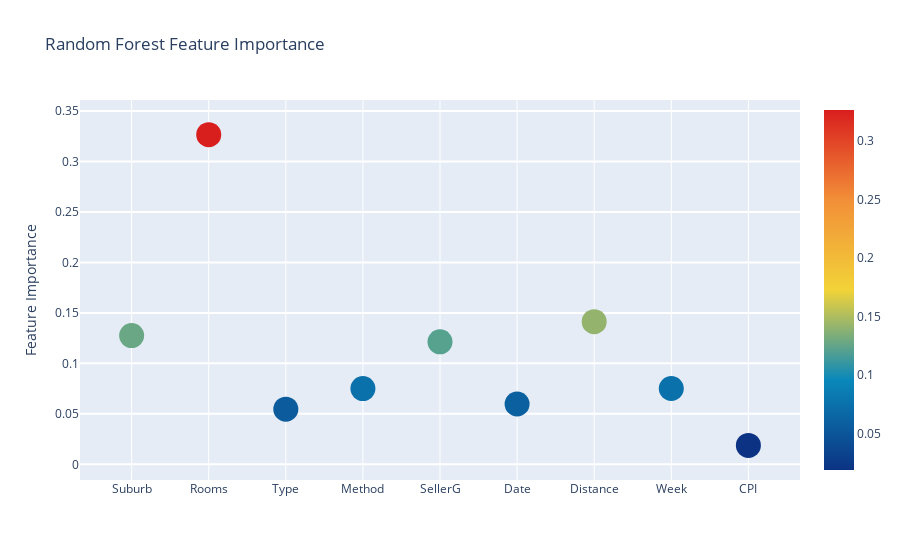
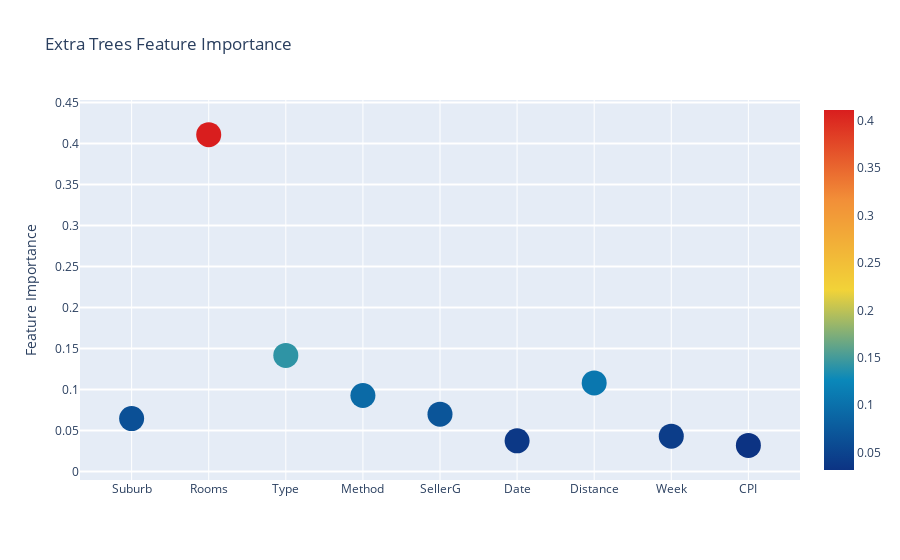
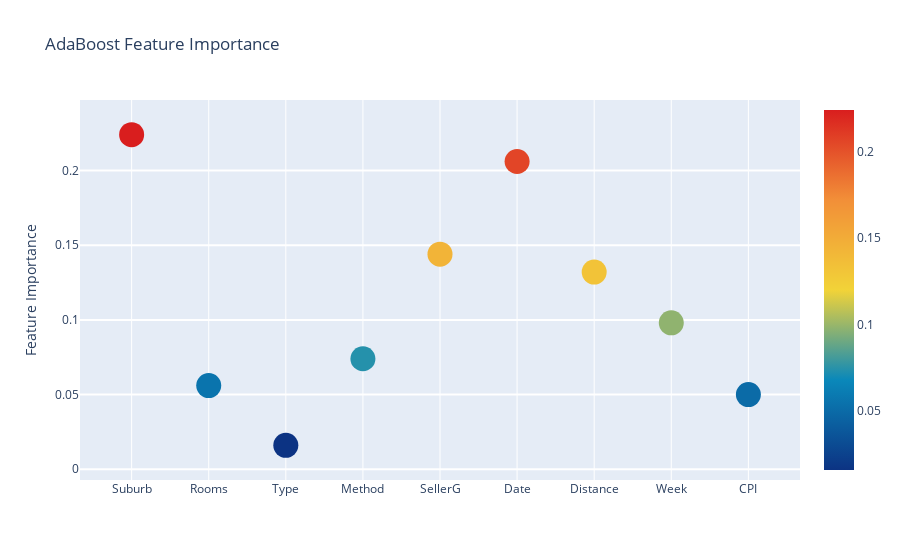
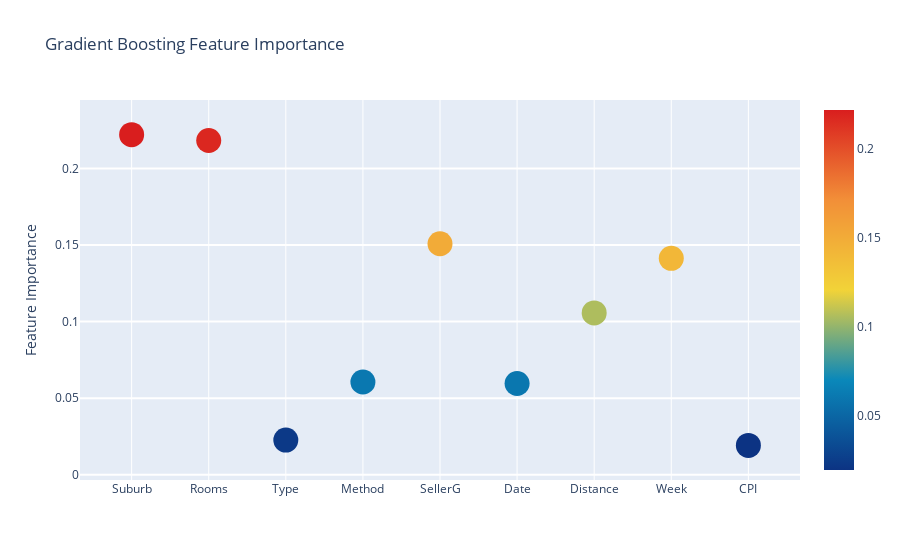

The cell these charts' notebook holds for them, in order:
### Code cell
# Scatter plot 
trace = go.Scatter(
    y = feature_dataframe['Random Forest feature importances'].values,
    x = feature_dataframe['features'].values,
    mode='markers',
    marker=dict(
        sizemode = 'diameter',
        sizeref = 1,
        size = 25,
#       size= feature_dataframe['AdaBoost feature importances'].values,
        #color = np.random.randn(500), #set color equal to a variable
        color = feature_dataframe['Random Forest feature importances'].values,
        colorscale='Portland',
        showscale=True
    ),
    text = feature_dataframe['features'].values
)
data = [trace]

layout= go.Layout(
    autosize= True,
    title= 'Random Forest Feature Importance',
    hovermode= 'closest',
#     xaxis= dict(
#         title= 'Pop',
#         ticklen= 5,
#         zeroline= False,
#         gridwidth= 2,
#     ),
    yaxis=dict(
        title= 'Feature Importance',
        ticklen= 5,
        gridwidth= 2
    ),
    showlegend= False
)
fig = go.Figure(data=data, layout=layout)
py.iplot(fig,filename='scatter2010')

# Scatter plot 
trace = go.Scatter(
    y = feature_dataframe['Extra Trees  feature importances'].values,
    x = feature_dataframe['features'].values,
    mode='markers',
    marker=dict(
        sizemode = 'diameter',
        sizeref = 1,
        size = 25,
#       size= feature_dataframe['AdaBoost feature importances'].values,
        #color = np.random.randn(500), #set color equal to a variable
        color = feature_dataframe['Extra Trees  feature importances'].values,
        colorscale='Portland',
        showscale=True
    ),
    text = feature_dataframe['features'].values
)
data = [trace]

layout= go.Layout(
    autosize= True,
    title= 'Extra Trees Feature Importance',
    hovermode= 'closest',
#     xaxis= dict(
#         title= 'Pop',
#         ticklen= 5,
#         zeroline= False,
#         gridwidth= 2,
#     ),
    yaxis=dict(
        title= 'Feature Importance',
        ticklen= 5,
        gridwidth= 2
    ),
    showlegend= False
)
fig = go.Figure(data=data, layout=layout)
py.iplot(fig,filename='scatter2010')

# Scatter plot 
trace = go.Scatter(
    y = feature_dataframe['AdaBoost feature importances'].values,
    x = feature_dataframe['features'].values,
    mode='markers',
    marker=dict(
        sizemode = 'diameter',
        sizeref = 1,
        size = 25,
#       size= feature_dataframe['AdaBoost feature importances'].values,
        #color = np.random.randn(500), #set color equal to a variable
        color = feature_dataframe['AdaBoost feature importances'].values,
        colorscale='Portland',
        showscale=True
    ),
    text = feature_dataframe['features'].values
)
data = [trace]

layout= go.Layout(
    autosize= True,
    title= 'AdaBoost Feature Importance',
    hovermode= 'closest',
#     xaxis= dict(
#         title= 'Pop',
#         ticklen= 5,
#         zeroline= False,
#         gridwidth= 2,
#     ),
    yaxis=dict(
        title= 'Feature Importance',
        ticklen= 5,
        gridwidth= 2
    ),
    showlegend= False
)
fig = go.Figure(data=data, layout=layout)
py.iplot(fig,filename='scatter2010')

# Scatter plot 
trace = go.Scatter(
    y = feature_dataframe['Gradient Boost feature importances'].values,
    x = feature_dataframe['features'].values,
    mode='markers',
    marker=dict(
        sizemode = 'diameter',
        sizeref = 1,
        size = 25,
#       size= feature_dataframe['AdaBoost feature importances'].values,
        #color = np.random.randn(500), #set color equal to a variable
        color = feature_dataframe['Gradient Boost feature importances'].values,
        colorscale='Portland',
        showscale=True
    ),
    text = feature_dataframe['features'].values
)
data = [trace]

layout= go.Layout(
    autosize= True,
    title= 'Gradient Boosting Feature Importance',
    hovermode= 'closest',
#     xaxis= dict(
#         title= 'Pop',
#         ticklen= 5,
#         zeroline= False,
#         gridwidth= 2,
#     ),
    yaxis=dict(
        title= 'Feature Importance',
        ticklen= 5,
        gridwidth= 2
    ),
    showlegend= False
)
fig = go.Figure(data=data, layout=layout)
py.iplot(fig,filename='scatter2010')

### Figure 1 — Plotly figure (JSON) as saved in the notebook; plotly's stock layout.template omitted (floating-point values rounded to 4 significant figures)
{"data": [{"text": ["Suburb", "Rooms", "Type", "Method", "SellerG", "Date", "Distance", "Week", "CPI"], "y": [0.1275, 0.3265, 0.05462, 0.07505, 0.1214, 0.05972, 0.1413, 0.07513, 0.01877], "mode": "markers", "marker": {"sizeref": 1, "colorscale": [[0, "rgb(12,51,131)"], [0.25, "rgb(10,136,186)"], [0.5, "rgb(242,211,56)"], [0.75, "rgb(242,143,56)"], [1, "rgb(217,30,30)"]], "color": [0.1275, 0.3265, 0.05462, 0.07505, 0.1214, 0.05972, 0.1413, 0.07513, 0.01877], "sizemode": "diameter", "showscale": true, "size": 25}, "x": ["Suburb", "Rooms", "Type", "Method", "SellerG", "Date", "Distance", "Week", "CPI"], "type": "scatter"}], "layout": {"autosize": true, "title": {"text": "Random Forest Feature Importance"}, "yaxis": {"ticklen": 5, "gridwidth": 2, "title": {"text": "Feature Importance"}}, "showlegend": false, "hovermode": "closest"}}

### Figure 2 — Plotly figure (JSON) as saved in the notebook; plotly's stock layout.template omitted (floating-point values rounded to 4 significant figures)
{"data": [{"text": ["Suburb", "Rooms", "Type", "Method", "SellerG", "Date", "Distance", "Week", "CPI"], "y": [0.06461, 0.4109, 0.1416, 0.09268, 0.06989, 0.0374, 0.108, 0.04306, 0.03188], "mode": "markers", "marker": {"sizeref": 1, "colorscale": [[0, "rgb(12,51,131)"], [0.25, "rgb(10,136,186)"], [0.5, "rgb(242,211,56)"], [0.75, "rgb(242,143,56)"], [1, "rgb(217,30,30)"]], "color": [0.06461, 0.4109, 0.1416, 0.09268, 0.06989, 0.0374, 0.108, 0.04306, 0.03188], "sizemode": "diameter", "showscale": true, "size": 25}, "x": ["Suburb", "Rooms", "Type", "Method", "SellerG", "Date", "Distance", "Week", "CPI"], "type": "scatter"}], "layout": {"autosize": true, "title": {"text": "Extra Trees Feature Importance"}, "yaxis": {"ticklen": 5, "gridwidth": 2, "title": {"text": "Feature Importance"}}, "showlegend": false, "hovermode": "closest"}}

### Figure 3 — Plotly figure (JSON) as saved in the notebook; plotly's stock layout.template omitted (floating-point values rounded to 4 significant figures)
{"data": [{"text": ["Suburb", "Rooms", "Type", "Method", "SellerG", "Date", "Distance", "Week", "CPI"], "y": [0.224, 0.056, 0.016, 0.074, 0.144, 0.206, 0.132, 0.098, 0.05], "mode": "markers", "marker": {"sizeref": 1, "colorscale": [[0, "rgb(12,51,131)"], [0.25, "rgb(10,136,186)"], [0.5, "rgb(242,211,56)"], [0.75, "rgb(242,143,56)"], [1, "rgb(217,30,30)"]], "color": [0.224, 0.056, 0.016, 0.074, 0.144, 0.206, 0.132, 0.098, 0.05], "sizemode": "diameter", "showscale": true, "size": 25}, "x": ["Suburb", "Rooms", "Type", "Method", "SellerG", "Date", "Distance", "Week", "CPI"], "type": "scatter"}], "layout": {"autosize": true, "title": {"text": "AdaBoost Feature Importance"}, "yaxis": {"ticklen": 5, "gridwidth": 2, "title": {"text": "Feature Importance"}}, "showlegend": false, "hovermode": "closest"}}

### Figure 4 — Plotly figure (JSON) as saved in the notebook; plotly's stock layout.template omitted (floating-point values rounded to 4 significant figures)
{"data": [{"text": ["Suburb", "Rooms", "Type", "Method", "SellerG", "Date", "Distance", "Week", "CPI"], "y": [0.222, 0.2182, 0.02265, 0.06055, 0.1508, 0.05959, 0.1057, 0.1413, 0.01918], "mode": "markers", "marker": {"sizeref": 1, "colorscale": [[0, "rgb(12,51,131)"], [0.25, "rgb(10,136,186)"], [0.5, "rgb(242,211,56)"], [0.75, "rgb(242,143,56)"], [1, "rgb(217,30,30)"]], "color": [0.222, 0.2182, 0.02265, 0.06055, 0.1508, 0.05959, 0.1057, 0.1413, 0.01918], "sizemode": "diameter", "showscale": true, "size": 25}, "x": ["Suburb", "Rooms", "Type", "Method", "SellerG", "Date", "Distance", "Week", "CPI"], "type": "scatter"}], "layout": {"autosize": true, "title": {"text": "Gradient Boosting Feature Importance"}, "yaxis": {"ticklen": 5, "gridwidth": 2, "title": {"text": "Feature Importance"}}, "showlegend": false, "hovermode": "closest"}}
